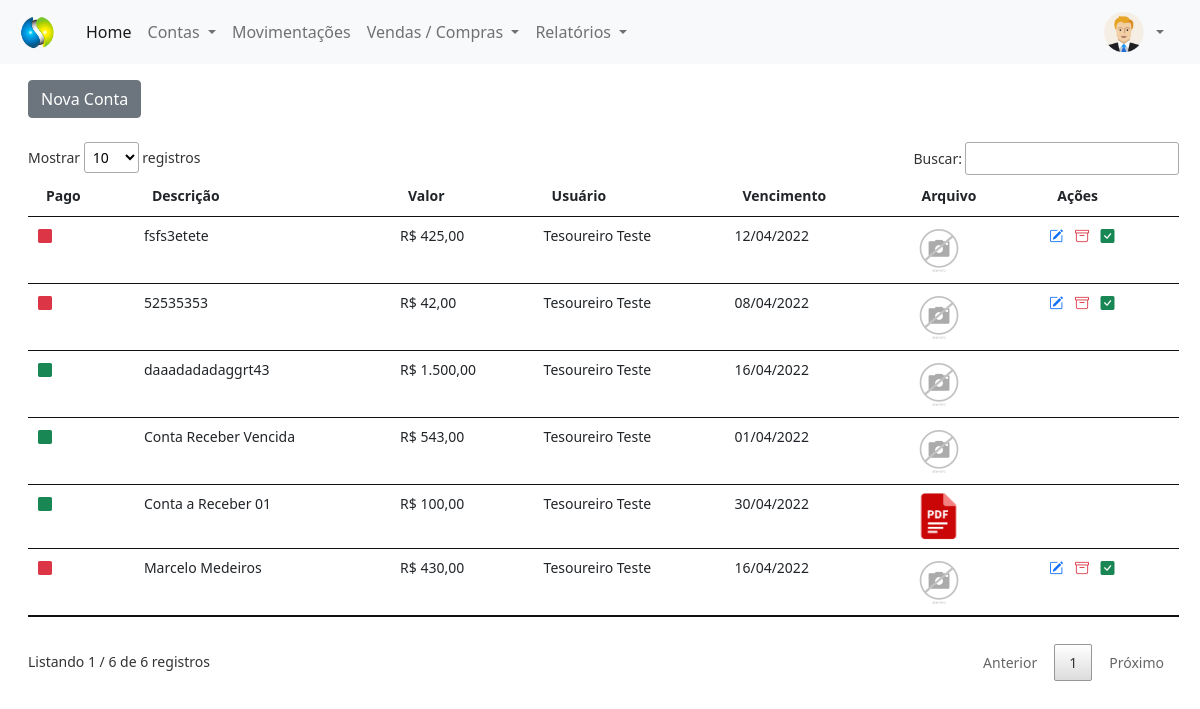
The app's page /painel-tesoureiro/index.php?pagina=contas_receber (signed in), older data.
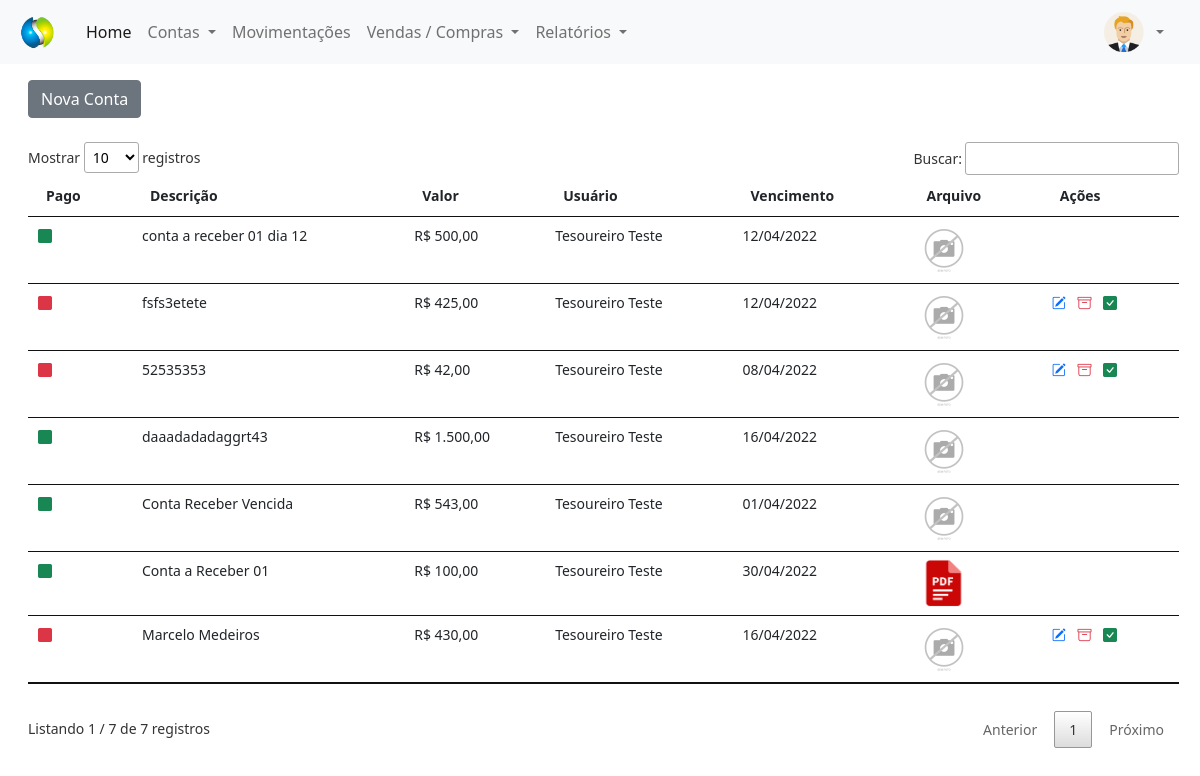
The same page, newer data.
### tables this page shows
CREATE TABLE `contas_receber` (
  `id` int(11) NOT NULL,
  `descricao` varchar(150) NOT NULL,
  `valor` decimal(8,2) NOT NULL,
  `usuario` int(5) NOT NULL,
  `pago` varchar(5) NOT NULL,
  `data` date NOT NULL,
  `vencimento` date NOT NULL,
  `arquivo` varchar(150) NOT NULL
);

CREATE TABLE `usuarios` (
  `id` int(11) NOT NULL,
  `nome` varchar(80) NOT NULL,
  `email` varchar(80) NOT NULL,
  `cpf` varchar(15) NOT NULL,
  `senha` varchar(20) NOT NULL,
  `nivel` varchar(20) NOT NULL
);

### painel-tesoureiro/contas_receber.php (the view, shortened to what this page needs)
<?php
$pag = 'contas_receber';
require_once('../conexao.php');
?>
<a href="index.php?pagina=<?php echo $pag ?>&funcao=novo" type="button" class="btn btn-secondary mt-2">Nova Conta</a>
<div class="mt-4" style="margin-right:25px">
    <?php
    $query = $pdo->query("SELECT * from contas_receber order by id desc");
    $res = $query->fetchAll(PDO::FETCH_ASSOC);
    $total_reg = @count($res);
    if ($total_reg > 0) {
    ?>
        <small>
            <table id="usuarios" class="table table-hover my-4" style="width:100%">
                <thead>
                    <tr>
                        <th>Pago</th>
                        <th>Descrição</th>
                        <th>Valor</th>
                        <th>Usuário</th>
                        <th>Vencimento</th>
                        <th>Arquivo</th>
                        <th>Ações</th>
                    </tr>
                </thead>
                <tbody>
                    <?php
                    for ($i = 0; $i < $total_reg; $i++) {
                        $id_usu = $res[$i]['usuario'];
                        $query2 = $pdo->query("SELECT * from usuarios where id = '$id_usu'");
                        $res2 = $query2->fetchAll(PDO::FETCH_ASSOC);
                        $nome_usu = $res2[0]['nome'];
                        $vencimento = $res[$i]['vencimento'];
                        if ($res[$i]['pago'] == 'Sim') {
                            $classe = 'text-success';
                        } else {
                            $classe = 'text-danger';
                        }
                        $extensao = strchr($res[$i]['arquivo'], '.');
                        if ($extensao == '.pdf') {
                            $arquivo_pasta = 'pdf.png';
                        } else {
                            $arquivo_pasta = $res[$i]['arquivo'];
                        }
                    ?>
                        <tr>
                            <td>
                                <i class="bi bi-square-fill <?php echo $classe; ?>"></i>
                            </td>
                            <td>
                                <?php echo $res[$i]['descricao']; ?>
                            </td>
                            <td>
                                R$ <?php echo number_format($res[$i]['valor'], 2, ',', '.'); ?>
                            </td>
                            <td><?php echo $nome_usu ?></td>
                            <td>
                                <?php echo implode('/', array_reverse(explode('-', $vencimento)));
                                ?>
                            </td>
                            <td>
                                <a href="../img/<?php echo $pag ?>/<?php echo $res[$i]['arquivo'] ?>" type="button" title="Ver Arquivo" style="text-decoration: none" target="_blank">
                                    <img src="../img/<?php echo $pag ?>/<?php echo $arquivo_pasta ?>" width="50px">
                                </a>
                            </td>
                            <td>
                                <?php
                                if ($res[$i]['pago'] != 'Sim') {
                                ?>
                                    <a href="index.php?pagina=<?php echo $pag ?>&funcao=editar&id=<?php echo $res[$i]['id'] ?>" title="Editar Registro" style="text-decoration: none">
                                        <i class="bi bi-pencil-square text-primary me-2"></i>
                                    </a>
                                    <a href="index.php?pagina=<?php echo $pag ?>&funcao=deletar&id=<?php echo $res[$i]['id']; ?>" title="Excluir Registro" style="text-decoration: none">
                                        <i class="bi bi-archive text-danger me-2"></i>
                                    </a>
                                    <a href="index.php?pagina=<?php echo $pag ?>&funcao=baixar&id=<?php echo $res[$i]['id']; ?>" title="Baixar Registro">
                                        <i class="bi bi-check-square-fill text-success me-2" style="text-decoration: none"></i>
                                    </a>
                                <?php } ?>
                            </td>
                        </tr>
                    <?php }
                    ?>
                </tbody>
            </table>
        </small>
    <?php } else {
        echo "Não existem dados para serem exibidos!";
    } ?>
</div>

Row changes from the older to the newer data that the page shows:
added contas_receber: descricao "conta a receber 01 dia 12", valor "500,00", usuarios.nome "Tesoureiro Teste", vencimento "12/04/2022", arquivo (picture)
Text that changed along with them:
text written by a page script: "Mostrar registros Buscar: Listando 1 / 6 de 6 registros Anterior 1 Próximo" → "Mostrar registros Buscar: Listando 1 / 7 de 7 registros Anterior 1 Próximo"
